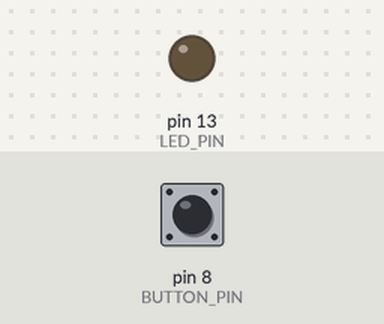
A sketch run on a simulated Arduino Uno, built with avr-gcc and run on an emulated ATmega328P. Parts: output pins drawn as LEDs (lit = HIGH). Inputs (shaded band) come from the test bench; at power-on: pin 8 (BUTTON_PIN) LOW.

Above: at 1.2 s.
1.3 s: pin 8 (BUTTON_PIN) pulled HIGH for 0.15 s
At 1.37 s:
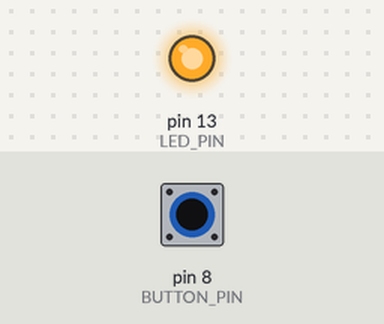
2.9 s: pin 8 (BUTTON_PIN) pulled HIGH for 3.2 s
At 6.8 s:
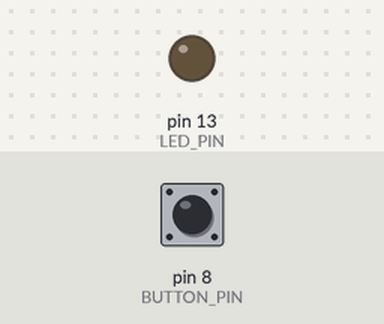
Timing chart, 0 to 8.3 s (numbered marks = the images above; inputs shaded):
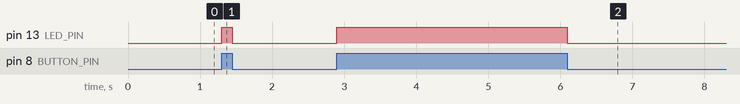

The sketch:

ChangeLedButton.ino
```cpp
#define LED_PIN 13
#define BUTTON_PIN 8


void setup() {
    pinMode(LED_PIN, OUTPUT); //Устанавливаем значение пина на выход (подача тока)
    pinMode(BUTTON_PIN, INPUT); //Устанавливаем значение пина на вход
}


void loop() {
    //Считываем значение с пина который подключён к кнопке.
    //Если есть ток то вернёт true.
    boolean value = digitalRead(BUTTON_PIN);
    digitalWrite(LED_PIN, value);
}
```

Measured:
- after the input at 1.3 s, pin 13 (LED_PIN): LOW → HIGH at once, → LOW 0.15 s later
- after the input at 2.9 s, pin 13 (LED_PIN): LOW → HIGH at once, → LOW 3.2 s later
